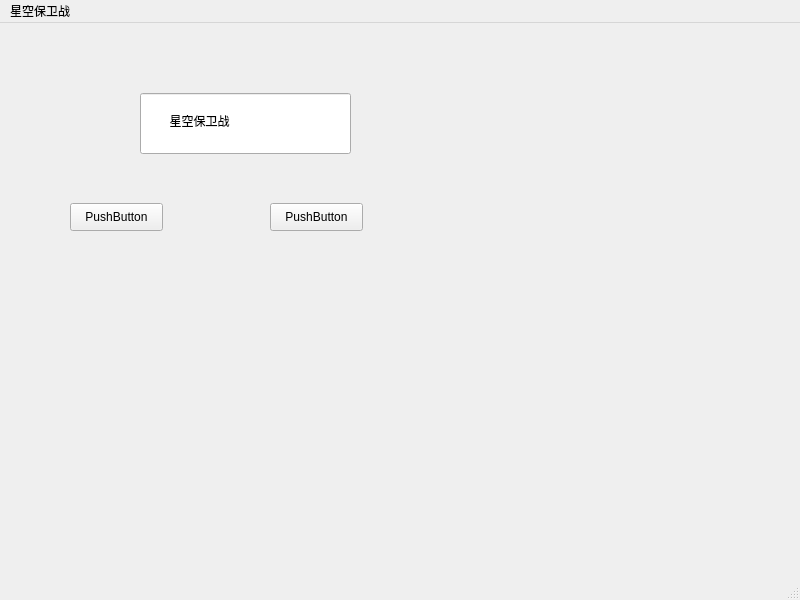
<?xml version="1.0" encoding="UTF-8"?>
<ui version="4.0">
 <class>MainWindow</class>
 <widget class="QMainWindow" name="MainWindow">
  <property name="geometry">
   <rect>
    <x>0</x>
    <y>0</y>
    <width>800</width>
    <height>600</height>
   </rect>
  </property>
  <property name="mouseTracking">
   <bool>true</bool>
  </property>
  <property name="windowTitle">
   <string>MainWindow</string>
  </property>
  <widget class="QWidget" name="centralwidget">
   <widget class="QPushButton" name="pushButton">
    <property name="geometry">
     <rect>
      <x>70</x>
      <y>180</y>
      <width>93</width>
      <height>28</height>
     </rect>
    </property>
    <property name="text">
     <string>PushButton</string>
    </property>
   </widget>
   <widget class="QPushButton" name="pushButton_2">
    <property name="geometry">
     <rect>
      <x>270</x>
      <y>180</y>
      <width>93</width>
      <height>28</height>
     </rect>
    </property>
    <property name="text">
     <string>PushButton</string>
    </property>
   </widget>
   <widget class="QLineEdit" name="lineEdit">
    <property name="geometry">
     <rect>
      <x>140</x>
      <y>70</y>
      <width>211</width>
      <height>61</height>
     </rect>
    </property>
    <property name="text">
     <string>        星空保卫战</string>
    </property>
   </widget>
  </widget>
  <widget class="QMenuBar" name="menubar">
   <property name="geometry">
    <rect>
     <x>0</x>
     <y>0</y>
     <width>800</width>
     <height>26</height>
    </rect>
   </property>
   <widget class="QMenu" name="menu">
    <property name="title">
     <string>星空保卫战</string>
    </property>
   </widget>
   <addaction name="menu"/>
  </widget>
  <widget class="QStatusBar" name="statusbar"/>
 </widget>
 <resources/>
 <connections/>
</ui>
